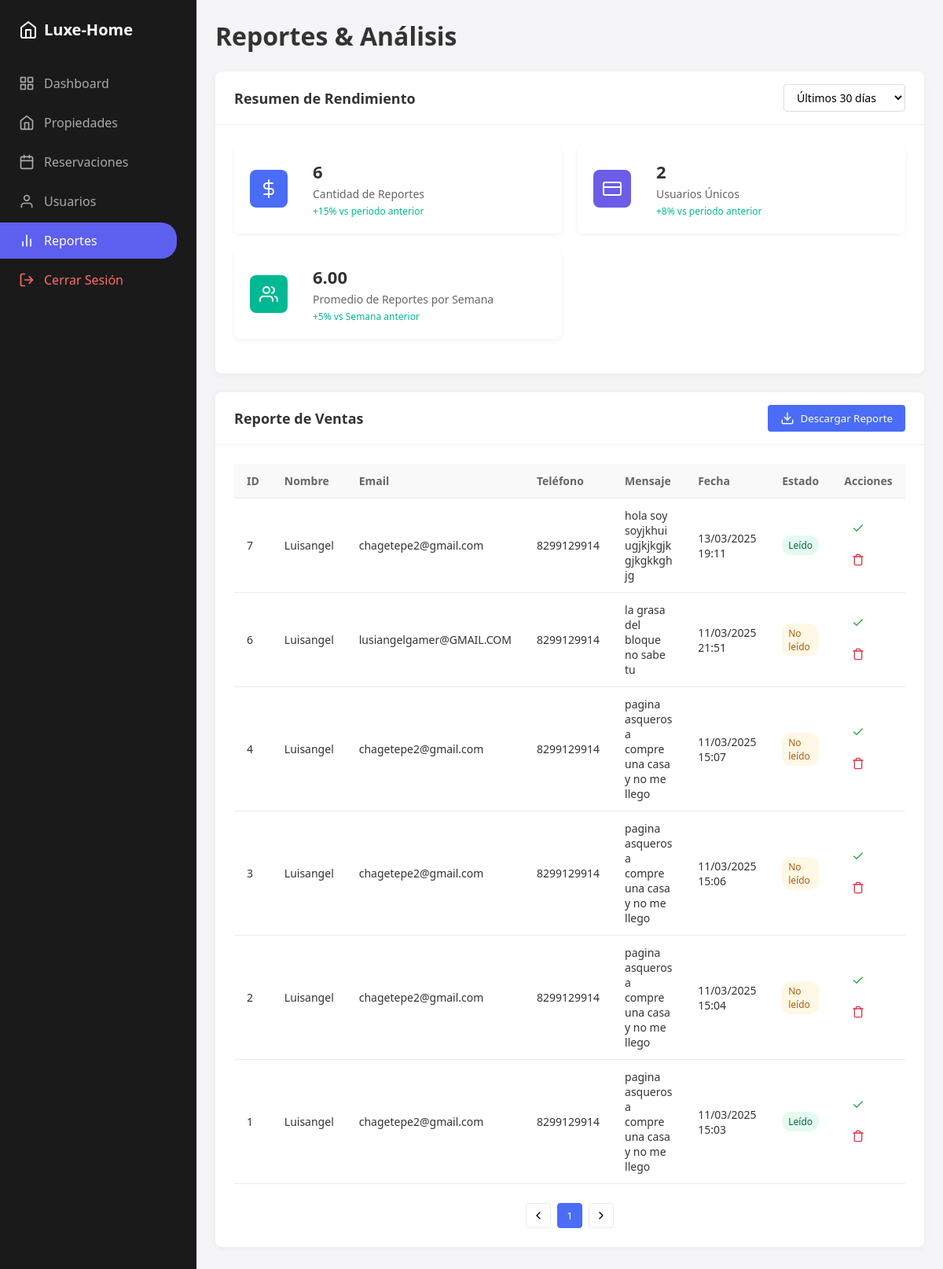
Screenshot of /Admin/reports.php with the database file from the repository.
### tables this page shows
CREATE TABLE `contacts` (
  `id` int(11) NOT NULL,
  `nombre` varchar(100) NOT NULL,
  `correo` varchar(100) NOT NULL,
  `telefono` varchar(10) NOT NULL,
  `mensaje` text NOT NULL,
  `fecha_envio` timestamp NOT NULL DEFAULT current_timestamp(),
  `estado` varchar(20) DEFAULT 'No leído'
);

### Admin/reports.php (the view, shortened to what this page needs)
<?php
include 'PHP/conexion.php';
$sqlCantidadReportes = "SELECT COUNT(*) AS cantidad_reportes FROM contacts";
$resultCantidadReportes = $conn->query($sqlCantidadReportes);
$cantidadReportes = $resultCantidadReportes->fetch_assoc()['cantidad_reportes'];
$sqlPromedioReportes = "SELECT AVG(reportes_por_semana) AS promedio_reportes FROM (
    SELECT COUNT(*) AS reportes_por_semana
    FROM contacts
    GROUP BY YEARWEEK(fecha_envio)
) AS subquery";
$resultPromedioReportes = $conn->query($sqlPromedioReportes);
$promedioReportes = $resultPromedioReportes->fetch_assoc()['promedio_reportes'];
$sqlCantidadUsuariosUnicos = "SELECT COUNT(DISTINCT correo) AS cantidad_usuarios_unicos FROM contacts";
$resultCantidadUsuariosUnicos = $conn->query($sqlCantidadUsuariosUnicos);
$cantidadUsuariosUnicos = $resultCantidadUsuariosUnicos->fetch_assoc()['cantidad_usuarios_unicos'];
?>
<!DOCTYPE html>
<html lang="es">
<head>
    <link rel="stylesheet" href="css/dashboard.css">
    <link rel="stylesheet" href="css/reports.css">
</head>
<body>
    <aside class="sidebar">
        <div class="logo">
            <svg xmlns="http://www.w3.org/2000/svg" width="24" height="24" viewBox="0 0 24 24" fill="none"
                stroke="currentColor" stroke-width="2" stroke-linecap="round" stroke-linejoin="round">
                <path d="M3 9l9-7 9 7v11a2 2 0 0 1-2 2H5a2 2 0 0 1-2-2z"></path>
                <polyline points="9 22 9 12 15 12 15 22"></polyline>
            </svg>
            Luxe-Home
        </div>
        <nav>
            <a href="dashboard.php" class="nav-item">
                Dashboard
            </a>
            <a href="propiedades.php" class="nav-item">
                <svg xmlns="http://www.w3.org/2000/svg" width="20" height="20" viewBox="0 0 24 24" fill="none"
                    stroke="currentColor" stroke-width="2" stroke-linecap="round" stroke-linejoin="round">
                    <path d="M3 9l9-7 9 7v11a2 2 0 0 1-2 2H5a2 2 0 0 1-2-2z"></path>
                    <polyline points="9 22 9 12 15 12 15 22"></polyline>
                </svg>
                Propiedades
            </a>
            <a href="reservasiones.php" class="nav-item">
                Reservaciones
            </a>
            <a href="user.php" class="nav-item">
                <svg xmlns="http://www.w3.org/2000/svg" width="20" height="20" viewBox="0 0 24 24" fill="none"
                    stroke="currentColor" stroke-width="2" stroke-linecap="round" stroke-linejoin="round">
                    <path d="M20 21v-2a4 4 0 0 0-4-4H8a4 4 0 0 0-4 4v2"></path>
                    <circle cx="12" cy="7" r="4"></circle>
                </svg>
                Usuarios
            </a>
            <a href="reports.php" class="nav-item active">
                <svg xmlns="http://www.w3.org/2000/svg" width="20" height="20" viewBox="0 0 24 24" fill="none"
                    stroke="currentColor" stroke-width="2" stroke-linecap="round" stroke-linejoin="round">
                    <line x1="18" y1="20" x2="18" y2="10"></line>
                    <line x1="12" y1="20" x2="12" y2="4"></line>
                    <line x1="6" y1="20" x2="6" y2="14"></line>
                </svg>
                Reportes
            </a>
            <a href="index.php" class="nav-item logout">
                Cerrar Sesión
            </a>
        </nav>
    </aside>
    <main class="main-content">
        <div class="header">
            <h1>Reportes & Análisis</h1>
        </div>
        <div class="card">
            <div class="card-header">
                <h2 class="card-title">Resumen de Rendimiento</h2>
                <div class="date-filter">
                    <select id="dateRange" class="date-select">
                        <option value="30">Últimos 30 días</option>
                    </select>
                </div>
            </div>
            <div class="card-content">
                <div class="stats-container">
                    <div class="stat-card">
                        <div class="stat-icon sales-icon">
                            <svg xmlns="http://www.w3.org/2000/svg" width="24" height="24" viewBox="0 0 24 24"
                                fill="none" stroke="currentColor" stroke-width="2" stroke-linecap="round"
                                stroke-linejoin="round">
                                <line x1="12" y1="1" x2="12" y2="23"></line>
                                <path d="M17 5H9.5a3.5 3.5 0 0 0 0 7h5a3.5 3.5 0 0 1 0 7H6"></path>
                            </svg>
                        </div>
                        <div>
                            <div class="stat-number"><?= $cantidadReportes ?></div>
                            <div class="stat-label">Cantidad de Reportes</div>
                            <div class="stat-change positive">+15% vs periodo anterior</div>
                        </div>
                    </div>
                    <div class="stat-card">
                        <div class="stat-icon transaction-icon">
                            <svg xmlns="http://www.w3.org/2000/svg" width="24" height="24" viewBox="0 0 24 24"
                                fill="none" stroke="currentColor" stroke-width="2" stroke-linecap="round"
                                stroke-linejoin="round">
                                <rect x="1" y="4" width="22" height="16" rx="2" ry="2"></rect>
                                <line x1="1" y1="10" x2="23" y2="10"></line>
                            </svg>
                        </div>
                        <div>
                            <div class="stat-number"><?= $cantidadUsuariosUnicos ?></div>
                            <div class="stat-label">Usuarios Únicos</div>
                            <div class="stat-change positive">+8% vs periodo anterior</div>
                        </div>
                    </div>
                    <div class="stat-card">
                        <div class="stat-icon avg-icon">
                        </div>
                        <div>
                            <div class="stat-number"><?= number_format($promedioReportes, 2) ?></div>
                            <div class="stat-label">Promedio de Reportes por Semana</div>
                            <div class="stat-change positive">+5% vs Semana anterior</div>
                        </div>
                    </div>
                </div>
            </div>
        </div>
        <div class="card">
            <div class="card-header">
                <h2 class="card-title">Reporte de Ventas</h2>
                <button id="downloadContactReport" class="download-btn">
                    Descargar Reporte
                </button>
            </div>
            <div class="card-content">
                <div class="table-container">
                    <table class="data-table">
                        <thead>
                            <tr>
                                <th>ID</th>
                                <th>Nombre</th>
                                <th>Email</th>
                                <th>Teléfono</th>
                                <th>Mensaje</th>
                                <th>Fecha</th>
                                <th>Estado</th>
                                <th>Acciones</th>
                            </tr>
                        </thead>
                        <tbody>
                            <?php
                            include 'PHP/conexion.php';
                            $sql = "SELECT * FROM contacts ORDER BY fecha_envio DESC";
                            $result = $conn->query($sql);
                            if ($result->num_rows > 0) {
                                while ($row = $result->fetch_assoc()) {
                                    $mensaje_corto = strlen($row["mensaje"]) > 50 ? substr($row["mensaje"], 0, 50) . "..." : $row["mensaje"];
                                    $estado = isset($row["estado"]) ? $row["estado"] : "No leído";
                                    $estado_clase = "";
                                    switch ($estado) {
                                        case "Leído":
                                            $estado_clase = "completed";
                                            break;
                                        default:
                                            $estado_clase = "pending";
                                            break;
                                    }
                                    echo "<tr>
                                <td>" . $row["id"] . "</td>
                                <td>" . htmlspecialchars($row["nombre"]) . "</td>
                                <td>" . htmlspecialchars($row["correo"]) . "</td>
                                <td>" . htmlspecialchars($row["telefono"]) . "</td>
                                <td class='mensaje-celda'>
                                    <span class='mensaje-corto'>" . htmlspecialchars($mensaje_corto) . "</span>
                                    <div class='mensaje-completo'>
                                        <div class='mensaje-contenido'>" . nl2br(htmlspecialchars($row["mensaje"])) . "</div>
                                    </div>
                                    " . (strlen($row["mensaje"]) > 50 ? "<button class='ver-mas-btn' data-id='" . $row["id"] . "'>Ver más</button>" : "") . "
                                </td>
                                <td>" . date('d/m/Y H:i', strtotime($row["fecha_envio"])) . "</td>
                                <td><span class='status-badge " . $estado_clase . "'>" . $estado . "</span></td>
                                <td class='action-btn'>
                                    <button class='marcar-btn' data-id='" . $row["id"] . "' data-action='marcar'>
                                        <svg xmlns='http://www.w3.org/2000/svg' width='16' height='16' viewBox='0 0 24 24' fill='none' stroke='currentColor' stroke-width='2' stroke-linecap='round' stroke-linejoin='round'>
                                            <polyline points='20 6 9 17 4 12'></polyline>
                                        </svg>
                                    </button>
                                    <button class='eliminar-btn' data-id='" . $row["id"] . "' data-action='eliminar'>
                                        <svg xmlns='http://www.w3.org/2000/svg' width='16' height='16' viewBox='0 0 24 24' fill='none' stroke='currentColor' stroke-width='2' stroke-linecap='round' stroke-linejoin='round'>
                                            <polyline points='3 6 5 6 21 6'></polyline>
                                            <path d='M19 6v14a2 2 0 0 1-2 2H7a2 2 0 0 1-2-2V6m3 0V4a2 2 0 0 1 2-2h4a2 2 0 0 1 2 2v2'></path>
                                        </svg>
                                    </button>
                                </td>
                            </tr>";
                                }
                            } else {
                                echo "<tr><td colspan='8' class='no-data'>No hay mensajes de contacto.</td></tr>";
                            }
                            ?>
                        </tbody>
                    </table>
                </div>
                <div class="pagination">
                    <button class="pagination-btn prev">
                        <svg xmlns="http://www.w3.org/2000/svg" width="16" height="16" viewBox="0 0 24 24" fill="none"
                            stroke="currentColor" stroke-width="2" stroke-linecap="round" stroke-linejoin="round">
                            <polyline points="15 18 9 12 15 6"></polyline>
                        </svg>
                    </button>
                    <div class="page-numbers">
                    </div>
                    <button class="pagination-btn next">
                        <svg xmlns="http://www.w3.org/2000/svg" width="16" height="16" viewBox="0 0 24 24" fill="none"
                            stroke="currentColor" stroke-width="2" stroke-linecap="round" stroke-linejoin="round">
                            <polyline points="9 18 15 12 9 6"></polyline>
                        </svg>
                    </button>
                </div>
            </div>
        </div>
    </main>
</body>
</html>

### Admin/css/dashboard.css (style rules this page uses)
:root { --primary-color: #5D5FEF; --secondary-color: #F5F5F7; --success-color: #4CAF50; --danger-color: #f44336; --warning-color: #FFB84D; --text-color: #333333; --light-text: #666666; --border-radius: 8px; --shadow: 0 2px 10px rgba(0, 0, 0, 0.1); }
* { margin: 0; padding: 0; box-sizing: border-box; font-family: 'Segoe UI', Tahoma, Geneva, Verdana, sans-serif; }
body { background-color: #f5f5f7; color: var(--text-color); display: flex; min-height: 100vh; }
.sidebar { width: 250px; background-color: #1a1a1a; color: white; padding: 1.5rem 0; }
.logo { display: flex; align-items: center; padding: 0 1.5rem; margin-bottom: 2rem; font-size: 1.25rem; font-weight: 600; }
.logo svg { margin-right: 0.5rem; }
.nav-item { display: flex; align-items: center; padding: 0.75rem 1.5rem; color: #aaa; text-decoration: none; transition: all 0.3s; margin-bottom: 0.25rem; }
.nav-item svg { margin-right: 0.75rem; }
.nav-item.active { background-color: var(--primary-color); color: white; border-radius: 0 20px 20px 0; width: 90%; }
.logout { color: #ff6b6b; margin-top: auto; }
.main-content { flex: 1; padding: 1.5rem; overflow-y: auto; }
.header { margin-bottom: 1.5rem; }
.stats-container { display: grid; grid-template-columns: repeat(4, 1fr); gap: 1rem; margin-bottom: 1.5rem; }
.stat-card { background-color: white; border-radius: var(--border-radius); padding: 1.25rem; box-shadow: var(--shadow); display: flex; align-items: center; }
.stat-icon { width: 48px; height: 48px; border-radius: 50%; display: flex; align-items: center; justify-content: center; margin-right: 1rem; }
.stat-number { font-size: 2rem; font-weight: 700; margin-bottom: 0.25rem; }
.stat-label { color: var(--light-text); }
.card { background-color: white; border-radius: var(--border-radius); box-shadow: var(--shadow); height: 100%; }
.card-header { padding: 1.25rem; border-bottom: 1px solid #eee; display: flex; justify-content: space-between; align-items: center; }
.card-title { font-weight: 600; font-size: 1.25rem; }
.card-content { padding: 1.25rem; }
.pending { background-color: rgba(255, 184, 77, 0.1); color: var(--warning-color); }
.download-btn { display: flex; align-items: center; gap: 8px; background-color: #4a6cf7; color: white; border: none; padding: 8px 16px; border-radius: 4px; font-weight: 500; cursor: pointer; transition: background-color 0.2s; }

### rows the page displays
contacts: id "7", nombre "Luisangel", correo "chagetepe2@gmail.com", telefono "8299129914", mensaje "hola soy soyjkhuiugjkjkgjkgjkgkkghjg", fecha_envio "13/03/2025 19:11", estado "Leído"
contacts: id "6", nombre "Luisangel", correo "lusiangelgamer@GMAIL.COM", telefono "8299129914", mensaje "la grasa del bloque no sabe tu", fecha_envio "11/03/2025 21:51", estado "No leído"
contacts: id "4", nombre "Luisangel", correo "chagetepe2@gmail.com", telefono "8299129914", mensaje "pagina asquerosa compre una casa y no me llego", fecha_envio "11/03/2025 15:07", estado "No leído"
contacts: id "3", nombre "Luisangel", correo "chagetepe2@gmail.com", telefono "8299129914", mensaje "pagina asquerosa compre una casa y no me llego", fecha_envio "11/03/2025 15:06", estado "No leído"
contacts: id "2", nombre "Luisangel", correo "chagetepe2@gmail.com", telefono "8299129914", mensaje "pagina asquerosa compre una casa y no me llego", fecha_envio "11/03/2025 15:04", estado "No leído"
contacts: id "1", nombre "Luisangel", correo "chagetepe2@gmail.com", telefono "8299129914", mensaje "pagina asquerosa compre una casa y no me llego", fecha_envio "11/03/2025 15:03", estado "Leído"

### other values shown
$cantidadReportes "6"
$cantidadUsuariosUnicos "2"
$promedioReportes "6.00"
